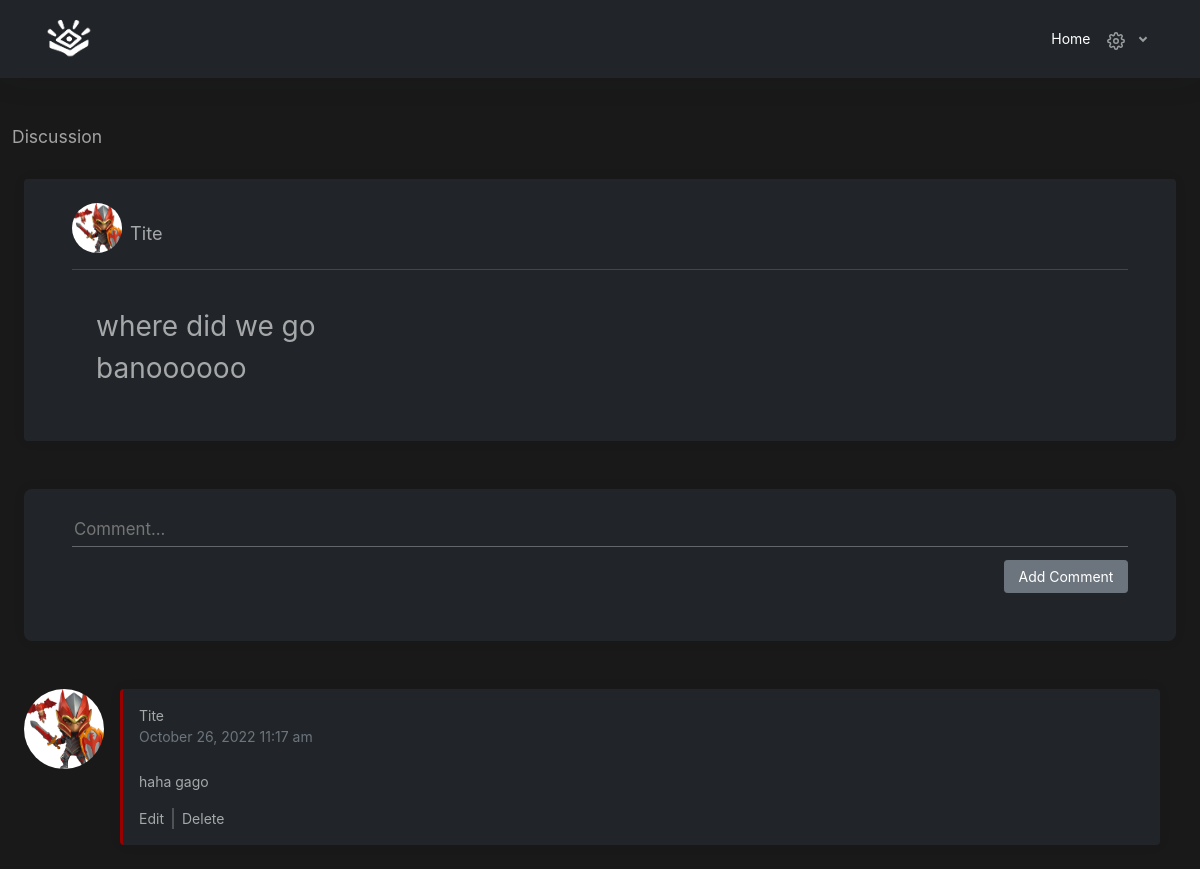
The page /users/view-post.php?topic_id=20221055 (signed in) on the database its author committed.
### tables this page shows
CREATE TABLE `posts` (
  `id` int(11) NOT NULL,
  `user_id` int(11) NOT NULL,
  `topic_id` int(50) NOT NULL,
  `title` varchar(50) NOT NULL,
  `topic` varchar(250) NOT NULL,
  `date_time_created` datetime NOT NULL,
  `date_time_updated` datetime NOT NULL
);

CREATE TABLE `users` (
  `id` int(11) NOT NULL,
  `user_id` int(50) NOT NULL,
  `first_name` varchar(50) NOT NULL,
  `last_name` varchar(50) NOT NULL,
  `image` varchar(255) NOT NULL,
  `username` varchar(50) NOT NULL,
  `password` varchar(225) NOT NULL,
  `user_type` int(11) NOT NULL,
  `date_time_created` datetime NOT NULL,
  `date_time_updated` datetime NOT NULL
);

CREATE TABLE `threads` (
  `id` int(11) NOT NULL,
  `user_id` int(11) NOT NULL,
  `topic_id` int(50) NOT NULL,
  `comment_id` int(50) NOT NULL,
  `comment` varchar(255) NOT NULL,
  `date_time_created` datetime NOT NULL,
  `date_time_updated` datetime NOT NULL
);

### users/view-post.php (the view, shortened to what this page needs)
<?php
include('../connection.php');
?>
<!DOCTYPE html>
<html lang="en">
<head>
    <link href="https://cdn.jsdelivr.net/npm/bootstrap@5.0.2/dist/css/bootstrap.min.css" rel="stylesheet">
    <link rel="stylesheet" href="../src/css/app.css">
</head>
<body style="background: rgba(0, 0, 0, 0.9);">
    <nav class="navbar navbar-expand navbar-dark bg-dark">
        <div class="navbar-collapse collapse">
            <a href="home.php" class="navbar-brand p-0 px-lg-4 px-sm-0">
                <img src="../src/img/photos/soul_inc.png" alt="" height="50">
            </a>
            <ul class="navbar-nav navbar-align px-lg-4 px-sm-0">
                <li class="nav-item">
                    <a href="home.php" class="nav-link active">Home</a>
                </li>
                <li class="nav-item dropdown">
                    <a class="nav-link dropdown-toggle d-none d-sm-inline-block" href="#" data-bs-toggle="dropdown">
                    </a>
                </li>
			</ul>
		</div>
	</nav>
    <main class="container mb-5" style="color:rgba(255,255,255,0.6);">
        <div class="container-fluid p-0 pt-5 pb-4">
            <h4 style="color: rgba(255,255,255,0.6);">Discussion</h4>
        </div>
    <?php
        if(isset($_GET['topic_id'])){
            $topic_id = $_GET['topic_id'];
            $sql_topic = "SELECT posts.topic_id,posts.topic, users.user_id , posts.title,
            users.username , users.image, users.date_time_created
            FROM posts
            LEFT JOIN users
            ON posts.user_id = users.user_id WHERE topic_id = '$topic_id'";
            $run_topic = mysqli_query($conn,$sql_topic);
            if(mysqli_num_rows($run_topic) > 0){
                foreach($run_topic as $row_topic){
                    ?>
                    <div class="container mb-5">
                        <div class="card bg-dark px-5 py-4">
                            <div class="d-flex flex-row align-items-end">
                                <img src="<?php echo "uploads/" . $row_topic ['image'] ?>" alt="image user" style="height:50px; width: 50px; border-radius: 50%; padding: 0; margin: 0;">
                                <h4 class="mx-2" style="font-size:1.3em; color: rgba(255,255,255,0.6);"><?php echo ucfirst($row_topic ['username']); ?> </h4>
                            </div>
                            <hr class="featurette-divider">
                            <div class="container p-4">
                                <h1 style="color: rgba(255,255,255,0.6);"><?php echo $row_topic ['title']?></h1>
                                <h1 style="color: rgba(255,255,255,0.6);"><?php echo $row_topic ['topic']?></h1>
                            </div>
                        </div>
                    </div>
                    <div class="container">
                        <div class="card bg-dark pt-4 pb-5 mb-5" style="border-radius: 8px;">
                            <form action="" method="POST" class="text-end px-5">
                                <textarea id="" name="comment" class="w-100" rows="1" style="font-size: 1.2em;padding:4px 2px; background: none; outline:none; border:none; border-bottom: 1px solid rgba(255,255,255,0.3); resize: none; color: rgba(255,255,255,0.6);" placeholder="Comment..."></textarea>
                                <input type="submit" name="add_comment" value="Add Comment" class="text-end btn btn-secondary mt-2">
                            </form>
                        </div>
                    </div>
                    <?php
                }
            }
        }
        if(isset($_GET['topic_id'])){
            $topic_id_1 = $_GET['topic_id'];
            $sql_threads = "SELECT threads.topic_id,threads.comment_id,threads.comment,threads.date_time_created ,users.image, users.username,users.date_time_created, users.user_id
            FROM threads
            LEFT JOIN users
            ON threads.user_id = users.user_id
            WHERE threads.topic_id = '$topic_id_1'";
            $run_threads = mysqli_query($conn,$sql_threads);
            if(mysqli_num_rows($run_threads) > 0){
                foreach($run_threads as $row_threads){
                    ?>
                    <section class="container-fluid d-flex">
                        <span class="d-flex flex-column justify-content-start align-items-center">
                            <img src="<?php echo "uploads/" . $row_threads['image'] ?>" alt="image user" style="height:80px; width: 80px; border-radius: 50%; padding: 0; margin: 0;">
                        </span>
                        <div class="card bg-dark px-3 py-3 mx-3 w-100" style="border-left: 3px solid #990000;">
                            <p class="p-0 m-0"><?php echo ucfirst($row_threads ['username']);?></p>
                            <?php
                            $d = strtotime($row_threads['date_time_created']); ?>
                            <span class="text-muted"><?= date("F d, Y h:i a", $d);?></span>
                            <span class="mt-4">
                                <p><?php echo $row_threads ['comment']?></p>
                            </span>
                            <span class="d-flex">
                            <?php if($row_threads['user_id'] == $_SESSION['user_id'])
                            {
                                echo "<a href='edit-comment.php?comment_id=$row_threads[comment_id]' data-bs-toggle='modal' data-bs-target='#exampleModal' style='color: rgba(255,255,255,0.6);'>Edit</a>";
                                echo "<span class='vr mx-2' style='border:1px solid rgba(255,255,255,0.6);'></span>";
                                ?>
                                <?php
                            }else{
                                echo "";
                            }
                            ?>
                            <?php if($row_threads['user_id'] == $_SESSION['user_id'])
                            {
                                echo "<a href='delete-comment.php?comment_id=$row_threads[comment_id]' style='color: rgba(255,255,255,0.6);'>Delete</a>";
                            }else{
                                echo "";
                            } ?>
                            </span>
                        </div>
                    </section>
                    <?php
        }
    }
}
    ?>
    </main>
</body>
</html>

### rows shown on the page
posts: users.image (picture), users.username "Tite", title "where did we go", topic "banoooooo"
threads: users.image (picture), users.username "Tite", users.date_time_created "October 26, 2022 11:17 am", comment "haha gago"
